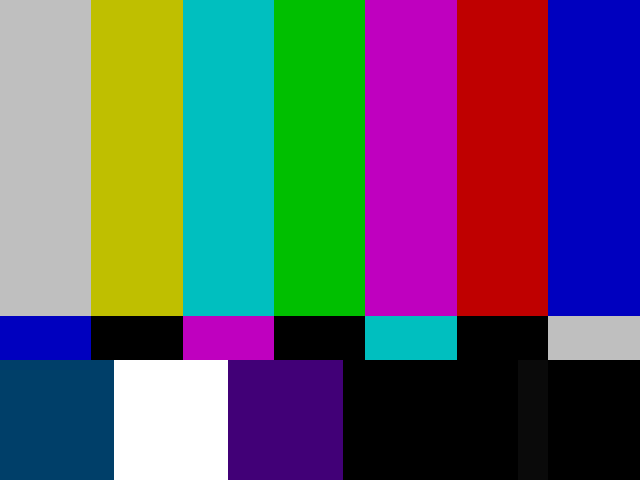
#> input picture SD color bars.png, 640 x 480 px
$ python old_video_simulator_py.py
#> lines starting #> are read from the running program, lines starting #| are printed output that depends on the picture
#!/usr/bin/env python3
# -*- coding: utf-8 -*-

#シンプル、高速にするためにprocessing版より正確さは無い

#マルチスレッド用
import os
os.environ["OPENBLAS_NUM_THREADS"] = "8"
os.environ["MKL_NUM_THREADS"] = "8"
os.environ["VECLIB_NUM_THREADS"] = "8"

import math
import numpy as np

from scipy import signal

import cv2

def dither_matrix(n:int):
    if n == 1:
        return np.array([[0]])
    else:
        first = (n ** 2) * dither_matrix(int(n/2))
        second = (n ** 2) * dither_matrix(int(n/2)) + 2
        third = (n ** 2) * dither_matrix(int(n/2)) + 3
        fourth = (n ** 2) * dither_matrix(int(n/2)) + 1
        first_col = np.concatenate((first, third), axis=0)
        second_col = np.concatenate((second, fourth), axis=0)
        return (1/n**2) * np.concatenate((first_col, second_col), axis=1)

def ordered_dithering(image):
    w = 640
    h = 480

    matrix = dither_matrix(16) #16x16 256段階
    #print(matrix)
    matrix = np.tile(matrix, (round(h / 16), round(w / 16)))
    image[:, :, 0] += matrix
    image[:, :, 1] += matrix
    image[:, :, 2] += matrix
    return image

def RC_filter_kernel(kernel_taps, cutoff, input = [1.0]) :
    kernel = np.array(np.zeros(kernel_taps))
    kernel_acc = input[0]
    for i in range(0, kernel_taps) :
        filter_in = 0
        if i < len(input):
            filter_in = input[i]
        kernel_acc += (filter_in - kernel_acc) * cutoff
        kernel[i] = kernel_acc
    kernel /= np.sum(kernel)
    return kernel

def kernel_delay(kernel, delay):
    return np.append(np.zeros(delay), kernel);

def main():
    print("input image loading", end = " ")
    image_path = "SD color bars.png"
    input_image = cv2.imread(image_path)
#> input_image is the input picture: shape (480, 640, 3); mean B, G, R 103.4, 91, 91.3
    print("done")

    np.set_printoptions(edgeitems=6)

    YUV_U_mask = np.arange(640 * 480).reshape(480, 640).astype(np.int8)
    YUV_U_mask += ((np.arange(640 * 480) / 640 / 2).reshape(480, 640)).astype(np.int8) % 2 * 2
    YUV_U_mask_tmp = YUV_U_mask.copy()
    YUV_U_mask = (((YUV_U_mask_tmp + 0) / 2 % 2) * 2 - 1) * ((YUV_U_mask + 1) % 2)
    YUV_V_mask = (((YUV_U_mask_tmp + 1) / 2 % 2) * 2 - 1) * ((YUV_U_mask + 3) % 2)

    #print(YUV_U_mask)
    #print(YUV_V_mask)

    #input_image = cv2.cvtColor(input_image, cv2.COLOR_BGR2YUV) #BGRをYUVに変換
    input_image = input_image.astype(np.float16)

    input_image[:, :, :] = ((input_image[:, :, :] / 255) ** 2.2) * 255;#デガンマ

    #RGB to YIQ
    tmp_input_image = input_image.copy()
    input_image[:, :, 0] = \
        tmp_input_image[:, :, 0] * 0.299 +\
        tmp_input_image[:, :, 1] * 0.587 +\
        tmp_input_image[:, :, 2] * 0.114
    input_image[:, :, 1] = \
        tmp_input_image[:, :, 0] * 0.5959 +\
        tmp_input_image[:, :, 1] * -0.2746 +\
        tmp_input_image[:, :, 2] * -0.3213
    input_image[:, :, 2] = \
        tmp_input_image[:, :, 0] * 0.2115 +\
        tmp_input_image[:, :, 1] * -0.5227 +\
        tmp_input_image[:, :, 2] * 0.3112

    print(input_image.shape)
#| (480, 640, 3)
    input_image[:, :, 0 : 3] /= 255 #YIQを0 ~ 1に変換

    Y_kernel_fir = [
        0.000000000000000e+00 ,
        1.017284023038182e-03 ,
        7.388980554520580e-03 ,
        -4.812812111403899e-18 ,
        -3.784133643203285e-02 ,
        -4.311618446165449e-02 ,
        7.984900500414663e-02 ,
        2.912086905778467e-01 ,
        4.000000000000000e-01 ,
        2.912086905778467e-01 ,
        7.984900500414663e-02 ,
        -4.311618446165449e-02 ,
        -3.784133643203285e-02 ,
        -4.812812111403899e-18 ,
        7.388980554520580e-03 ,
        1.017284023038182e-03 ,
        0.000000000000000e+00 ,]
    Y_kernel = RC_filter_kernel(input = [1], kernel_taps = 32, cutoff = 0.5)
    Y_kernel = kernel_delay(Y_kernel, int(len(Y_kernel)))#カーネルを中心寄せから左寄せにする
    #print(np.floor(Y_kernel * 1000))

    UV_kernel_fir = [
        -1.559268733007751e-18 ,
        -2.278365406039326e-02 ,
        1.052506394780231e-17 ,
        2.754237148973142e-01 ,
        5.000000000000000e-01 ,
        2.754237148973142e-01 ,
        1.052506394780231e-17 ,
        -2.278365406039326e-02 ,
        -1.559268733007751e-18 ,]
    UV_kernel = RC_filter_kernel(input = [1], kernel_taps = 32, cutoff = 0.4)
    UV_kernel = kernel_delay(UV_kernel, int(len(UV_kernel)))

    input_image[:, :, 0] = signal.convolve2d(input_image[:, :, 0], [Y_kernel_fir], boundary='symm', mode='same')#Yに畳み込み
    input_image[:, :, 0] = signal.convolve2d(input_image[:, :, 0], [Y_kernel], boundary='symm', mode='same')#Yに畳み込み

    input_image[:, :, 1] = signal.convolve2d(input_image[:, :, 1], [UV_kernel_fir], boundary='symm', mode='same')#Uに畳み込み
    input_image[:, :, 2] = signal.convolve2d(input_image[:, :, 2], [UV_kernel_fir], boundary='symm', mode='same')#Vに畳み込み
    input_image[:, :, 1] = signal.convolve2d(input_image[:, :, 1], [UV_kernel], boundary='symm', mode='same')#Uに畳み込み
    input_image[:, :, 2] = signal.convolve2d(input_image[:, :, 2], [UV_kernel], boundary='symm', mode='same')#Vに畳み込み
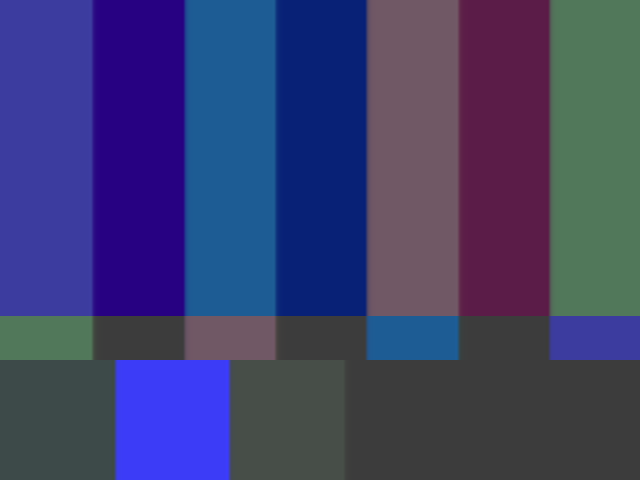
#> input_image: shape (480, 640, 3) float16; mean B, G, R 0.268, 0.0153, 0.00572; drawn with min black and max white
    #input_image[:, :, 0 : 1] = input_image[:, :, 0 : 1].reshape(480, 640).reshape(480, 640, 1)

    #輝度は入力のYそのまま
    Y = np.zeros(640 * 480).reshape(480, 640)
    Y += input_image[:, :, 0]

    #色はU,Vとsin,cosを掛けたもの
    C = np.zeros(640 * 480).reshape(480, 640)
    C += input_image[:, :, 1] * YUV_U_mask[:, :]
    C += input_image[:, :, 2] * YUV_V_mask[:, :]
    C *= 1 #色の電圧　適当

    #色の帯域幅BPF
    C = signal.convolve2d(C, [[-2.049317117073449e-17 ,-8.110584530350413e-02 ,3.357518678133085e-17 ,1.377361887929844e-01 ,-3.291763932625380e-17 ,-1.828053361337005e-01 ,0.000000000000000e+00 ,2.000000000000000e-01 ,0.000000000000000e+00 ,-1.828053361337005e-01 ,-3.291763932625380e-17 ,1.377361887929844e-01 ,3.357518678133085e-17 ,-8.110584530350413e-02 ,-2.049317117073449e-17 ,]], boundary='symm', mode='same')

    #コンポジット映像はただYとCを足しただけ
    YC = Y + C;

    #コンポジットからYC分離
    #Y = signal.convolve(YC, [[0.25, 0.25, 0.25, 0.25]], mode='same')
    YC_delay1H = signal.convolve2d(YC, [[0],[0],[0],[0],[1]], boundary='symm', mode='same')
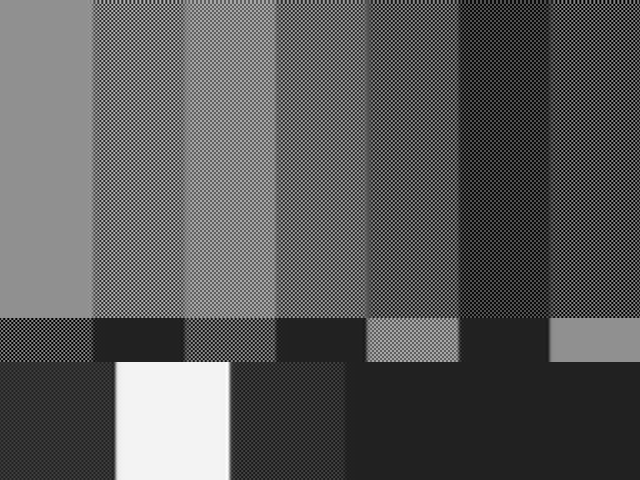
#> YC_delay1H: shape (480, 640) float64; min -0.161, max 1.05, mean 0.268; drawn with min black and max white

    YC_fade = abs(signal.convolve2d(YC, [[1.0, 0.0, 0.0, 0.0, -1.0]], boundary='symm', mode='same')) - abs(signal.convolve2d(YC, [[0],[0],[1],[0],[-1]], boundary='symm', mode='same'))
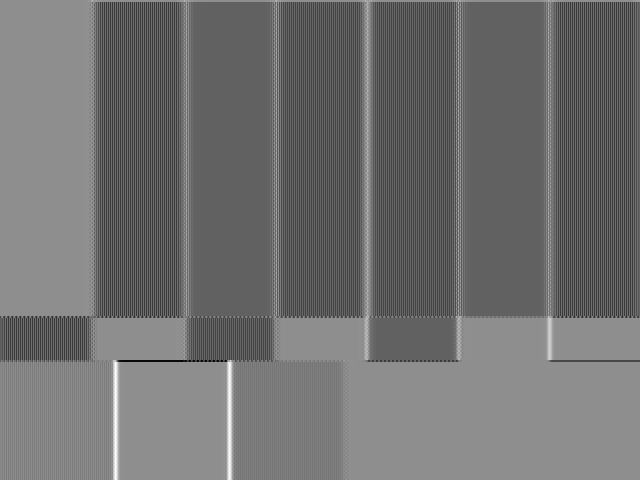
#> YC_fade: shape (480, 640) float64; min -1.07, max 0.836, mean -0.23; drawn with min black and max white
    YC_fade *= 8
    YC_fade = np.clip(YC_fade, -1 , 1)
    YC_fade += 1
    YC_fade /= 2
    YC_fade = signal.convolve2d(YC_fade, [[0.25, 0.25, 0.25, 0.25]], boundary='symm', mode='same')
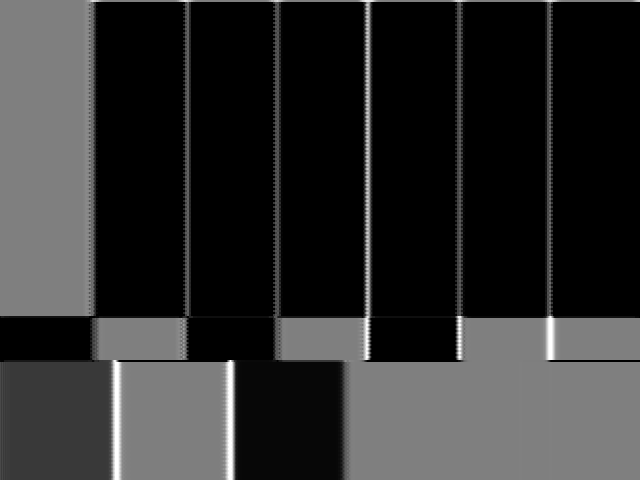
#> YC_fade: shape (480, 640) float64; min 0, max 1, mean 0.183

    vert_Y = signal.convolve2d(YC, [[0.25], [0.0], [0.5], [0.0], [0.25]], boundary='symm', mode='same')
    hori_Y = signal.convolve2d(YC, [[0.25, 0.0, 0.5, 0.0, 0.25]], boundary='symm', mode='same')

    vert_C = -signal.convolve2d(YC, [[0.25], [0.0], [-0.5], [0.0], [0.25]], boundary='symm', mode='same')
    hori_C = -signal.convolve2d(YC, [[0.25, 0.0, -0.5, 0.0, 0.25]], boundary='symm', mode='same')

    Y = np.zeros(640 * 480).reshape(480, 640)
    Y += hori_Y * (1 - YC_fade)
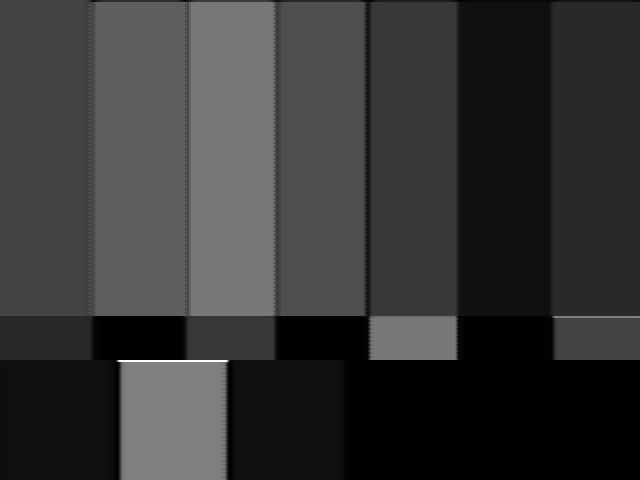
#> Y: shape (480, 640) float64; min -0.00629, max 1.01, mean 0.211; drawn with min black and max white
    Y += vert_Y * (YC_fade)

    #Y = YC_fade

    C = np.zeros(640 * 480).reshape(480, 640)
    C += hori_C * (1 - YC_fade)
    C += vert_C * (YC_fade)
    C /= 1 / 2


    output_image = np.zeros(640 * 480 * 3).reshape(480, 640, 3)

    #Y,CからYUVのデコード
    #output_image[:, :, 0] = signal.convolve(Y[::], [[0.5, 0, 0.5]], mode='same')
    output_image[:, :, 0] = Y[::]

    #HPFを使ったシャープ処理
    sharpen_kernel = RC_filter_kernel(input = [1], kernel_taps = 32, cutoff = 0.9)
    sharpen_kernel = kernel_delay(sharpen_kernel, int(len(sharpen_kernel)))

    sharpen = output_image[:, :, 0] - signal.convolve2d(output_image[:, :, 0], [sharpen_kernel], boundary='symm', mode='same') #HPF
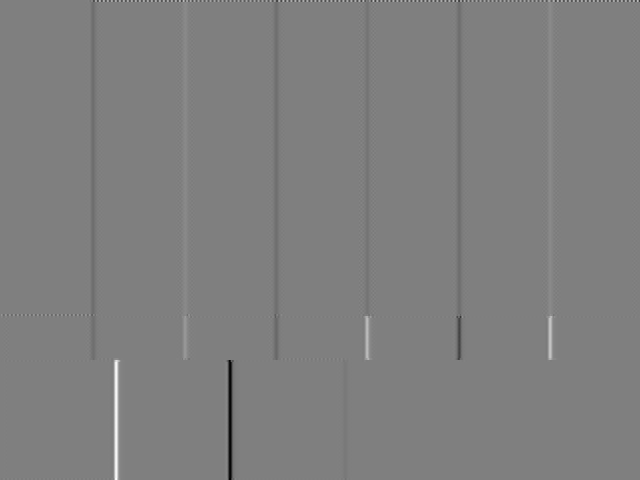
#> sharpen: shape (480, 640) float64; min -0.31, max 0.31, mean -0.000395; drawn with min black and max white
    sharpen = signal.convolve2d(sharpen, [sharpen_kernel], boundary='symm', mode='same') - sharpen #HPF
    """
    sharpen = signal.convolve2d(sharpen, [[-9.262467357981924e-03 ,9.759487239003213e-18 ,1.118630335989736e-01 ,0.000000000000000e+00 ,7.999999999999999e-01 ,0.000000000000000e+00 ,1.118630335989736e-01 ,9.759487239003213e-18 ,-9.262467357981924e-03 ,]], boundary='symm', mode='same') #色信号を低減するノッチフィルタ
    """
    output_image[:, :, 0] += sharpen * 0.5
    output_image[:, :, 0] = np.clip(output_image[:, :, 0], 0, 1);
#> output_image: shape (480, 640, 3) float64; mean of channels 0, 1, 2 0.268, 0, 0

    #UVの処理
    output_image[:, :, 1] = C * YUV_U_mask[::] #Uのデコード
    output_image[:, :, 2] = C * YUV_V_mask[::] #Vのデコード

    output_image[:, :, 1] = signal.convolve2d(output_image[:, :, 1], [[0.25, 0.25, 0.25, 0.25]], boundary='symm', mode='same') * 1 #Uに畳み込み
    output_image[:, :, 2] = signal.convolve2d(output_image[:, :, 2], [[0.25, 0.25, 0.25, 0.25]], boundary='symm', mode='same') * 1 #Vに畳み込み

    output_image[:, :, 1] = signal.convolve2d(output_image[:, :, 1], [[2.944958038392145e-19, -8.670717849467505e-05, -3.319550967880867e-04, -6.269783635101152e-04, -6.891897353101802e-04, 5.067623382275192e-19, 2.194265176660287e-03, 6.770228567408323e-03, 1.449504765874971e-02, 2.572136877875045e-02, 4.010704565915763e-02, 5.647463951586574e-02, 7.289735515160392e-02, 8.702886530667454e-02, 9.660811335016214e-02, 9.999999999999999e-02, 9.660811335016214e-02, 8.702886530667454e-02, 7.289735515160392e-02, 5.647463951586574e-02, 4.010704565915763e-02, 2.572136877875045e-02, 1.449504765874971e-02, 6.770228567408323e-03, 2.194265176660287e-03, 5.067623382275192e-19, -6.891897353101802e-04, -6.269783635101152e-04, -3.319550967880867e-04, -8.670717849467505e-05, 2.944958038392145e-19, ]], boundary='symm', mode='same') * 1 #Uに畳み込み
    output_image[:, :, 2] = signal.convolve2d(output_image[:, :, 2], [[2.944958038392145e-19, -8.670717849467505e-05, -3.319550967880867e-04, -6.269783635101152e-04, -6.891897353101802e-04, 5.067623382275192e-19, 2.194265176660287e-03, 6.770228567408323e-03, 1.449504765874971e-02, 2.572136877875045e-02, 4.010704565915763e-02, 5.647463951586574e-02, 7.289735515160392e-02, 8.702886530667454e-02, 9.660811335016214e-02, 9.999999999999999e-02, 9.660811335016214e-02, 8.702886530667454e-02, 7.289735515160392e-02, 5.647463951586574e-02, 4.010704565915763e-02, 2.572136877875045e-02, 1.449504765874971e-02, 6.770228567408323e-03, 2.194265176660287e-03, 5.067623382275192e-19, -6.891897353101802e-04, -6.269783635101152e-04, -3.319550967880867e-04, -8.670717849467505e-05, 2.944958038392145e-19, ]], boundary='symm', mode='same') * 1 #Vに畳み込み

    """
    output_image[:, :, 0] = YC
    output_image[:, :, 1] = 0
    output_image[:, :, 2] = 0
    """

    #output_image[:, :, 1 : 3] /= 2   #UVを-0.5 ~ +0.5に変換
    #output_image[:, :, 1 : 3] += 128 / 255 #UVを0 ~ 1に変換
    output_image[:, :, 0 : 3] *= 255 #YUVを0 ~ 255に変換

    #YIQ to RGB
    tmp_output_image = output_image.copy()
    output_image[:, :, 0] = \
        tmp_output_image[:, :, 0] +\
        tmp_output_image[:, :, 1] * 0.956 +\
        tmp_output_image[:, :, 2] * 0.619
    output_image[:, :, 1] = \
        tmp_output_image[:, :, 0] +\
        tmp_output_image[:, :, 1] * -0.272 +\
        tmp_output_image[:, :, 2] * -0.647
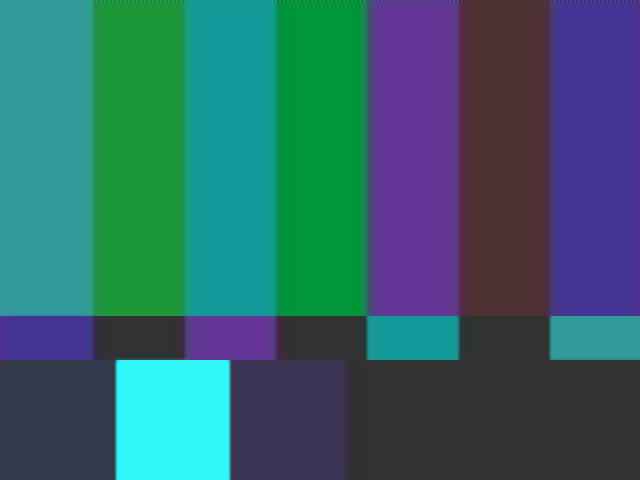
#> output_image: shape (480, 640, 3) float64; mean of channels 0, 1, 2 72.3, 66.4, 1.4; drawn with min black and max white
    output_image[:, :, 2] = \
        tmp_output_image[:, :, 0] +\
        tmp_output_image[:, :, 1] * -1.106 +\
        tmp_output_image[:, :, 2] * 1.703

    output_image[:, :, 0] = np.clip(output_image[:, :, 0], 0, 255);
    output_image[:, :, 1] = np.clip(output_image[:, :, 1], 0, 255);
    output_image[:, :, 2] = np.clip(output_image[:, :, 2], 0, 255);

    output_image[:, :, :] = (np.abs(output_image[:, :, :] / 255) ** (1.0 / 2.2)) * 255;#ガンマ

    output_image = ordered_dithering(output_image)

    output_image = np.clip(output_image, 0, 255);
    print("output image saving", end = " ")
    output_image = output_image.astype(np.uint8)
    #output_image = cv2.cvtColor(output_image, cv2.COLOR_YUV2BGR) #YUVをBGRに変換

    cv2.imwrite('output.png', output_image)
    print("done")

if __name__ == "__main__":
    for i in range(1):
        main()
